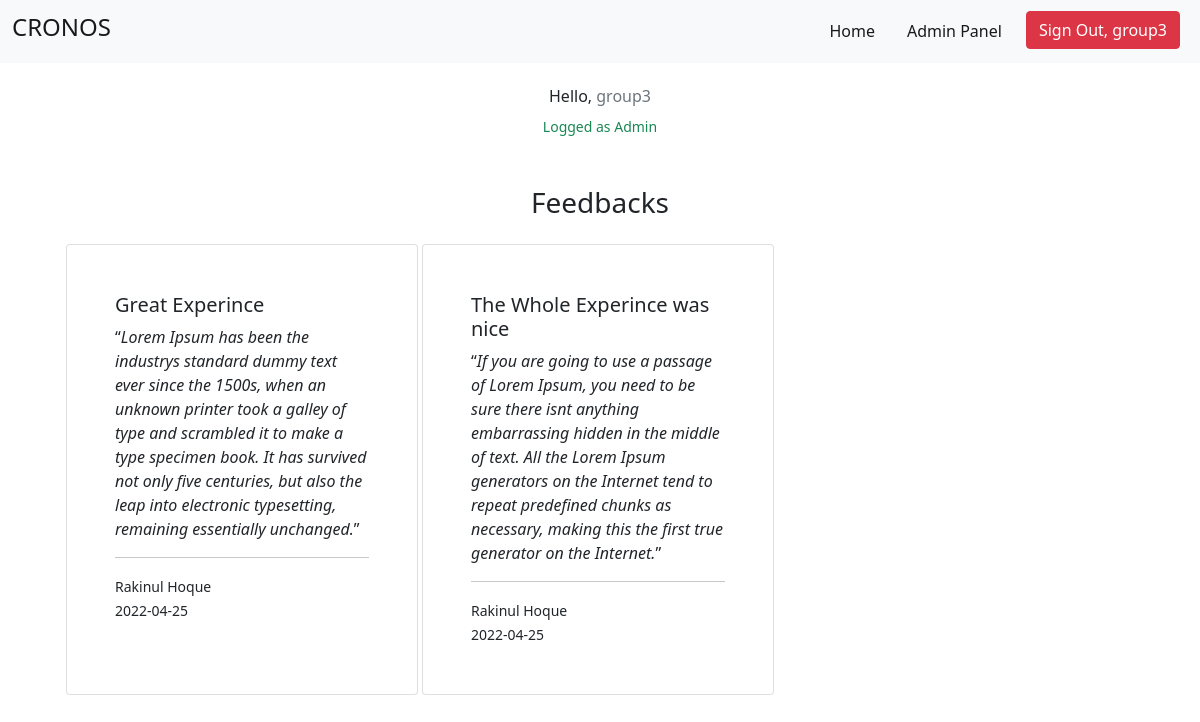
/adminFeedbackViewPage.php (signed in), run on the app's committed database.
### tables this page shows
CREATE TABLE `feedback` (
  `feedback_id` int(11) NOT NULL,
  `feedback_title` varchar(30) NOT NULL,
  `feedback_date` date NOT NULL DEFAULT current_timestamp(),
  `feedback_message` mediumtext NOT NULL,
  `customer_id` int(11) NOT NULL
);

CREATE TABLE `customer` (
  `customer_id` int(11) NOT NULL,
  `first_name` varchar(20) NOT NULL,
  `last_name` varchar(20) NOT NULL,
  `city` varchar(20) NOT NULL,
  `address` varchar(100) NOT NULL,
  `phone_number` varchar(11) NOT NULL,
  `email` varchar(50) NOT NULL,
  `password` varchar(30) NOT NULL
);

### adminFeedbackViewPage.php (the view, shortened to what this page needs)
<!DOCTYPE html>
<html lang="en">
<head>
    <link href="https://cdn.jsdelivr.net/npm/bootstrap@5.1.3/dist/css/bootstrap.min.css" rel="stylesheet" />
    <link rel="stylesheet" href="style.css" />
    <link rel="stylesheet" href="fontawesome-free-5.15.4-web/fontawesome-free-5.15.4-web/css/all.css" />
</head>
<body>
    <navbar>
        <nav class="navbar navbar-expand-lg navbar-light bg-light">
            <div class="container-fluid">
                <a class="navbar-brand" href="index.php">
                    <h4>CRONOS</h4>
                </a>
                <div class="collapse navbar-collapse" id="navbarNav">
                    <ul class="navbar-nav ms-auto">
                        <li class="nav-item mx-2">
                            <a class="nav-link active" aria-current="page" href="index.php">Home</a>
                        </li>
                        <li class="nav-item mx-2">
                            <a class="nav-link active" aria-current="page" href="adminPanel.php">Admin Panel</a>
                        </li>
                        <li class="nav-item mx-2">
                            <a class="btn btn-danger" class="nav-link" href="dbAdminSignout.php">Sign Out, <?= $_SESSION['admin_name']; ?> </a>
                        </li>
                    </ul>
                </div>
            </div>
        </nav>
    </navbar>
    <h6 class="text-center mt-4">Hello, <span class="text-secondary"><?= $_SESSION['admin_name']; ?></span></h6>
    <div class="text-center text-success mb-5"><small>Logged as Admin</small></div>
    <div class="container">
        <div class="text-center mt-5 mb-4">
            <h3>Feedbacks</h3>
        </div>
        <div>
            <div class="row container">
                <?php
                require_once("dbConnect.php");
                $sql = "SELECT feedback_id, feedback_date, feedback_title, feedback_message, customer.customer_id, customer.first_name, customer.last_name, customer.email FROM feedback INNER JOIN customer on feedback.customer_id = customer.customer_id ORDER BY feedback_date DESC";
                $result = mysqli_query($conn, $sql);
                if (mysqli_num_rows($result) > 0) {
                    while ($row = mysqli_fetch_array($result)) {
                ?>
                        <div class="col-md-4 mb-5">
                            <div class="card bookingCard" style="width: 22rem;">
                                <div class="card-body p-5">
                                    <div class="feedback-title">
                                        <h5 class="card-title"><?php echo $row[2]; ?></h5>
                                    </div>
                                    <div>
                                        <div class="row">
                                            <q><i><?php echo $row[3] ?></i></q>
                                        </div>
                                        <hr>
                                        <div class="row">
                                            <div class="col-md-12"><small><?php echo $row[5] ?><?php echo $row[6] ?> </small> <br>
                                                <small><?php echo $row[1] ?></small><br>
                                            </div>
                                        </div>
                                    </div>
                                </div>
                            </div>
                        </div>
                <?php
                    }
                }
                ?>
            </div>
        </div>
    </div>

### style.css (style rules this page uses)
.container { height: 100%; }
.btn-anchor, a { text-decoration: none; color: white; }
.bookingCard { max-height: 600px; height: 100%; }

### data on the page
feedback: feedback_title "Great Experince", feedback_message "Lorem Ipsum has been the industrys standard dummy text ever since the 1500s, when an unknown printer took a galley of type and scrambled it to make a type specimen book. It has survived not only five centuries, but also the leap into electronic typesetting, remaining essentially unchanged.", customer.first_name "Rakinul", customer.last_name "Hoque", feedback_date "2022-04-25"
feedback: feedback_title "The Whole Experince was nice", feedback_message "If you are going to use a passage of Lorem Ipsum, you need to be sure there isnt anything embarrassing hidden in the middle of text. All the Lorem Ipsum generators on the Internet tend to repeat predefined chunks as necessary, making this the first true generator on the Internet.", customer.first_name "Rakinul", customer.last_name "Hoque", feedback_date "2022-04-25"

### other printed values
$_SESSION['admin_name'] "group3"
